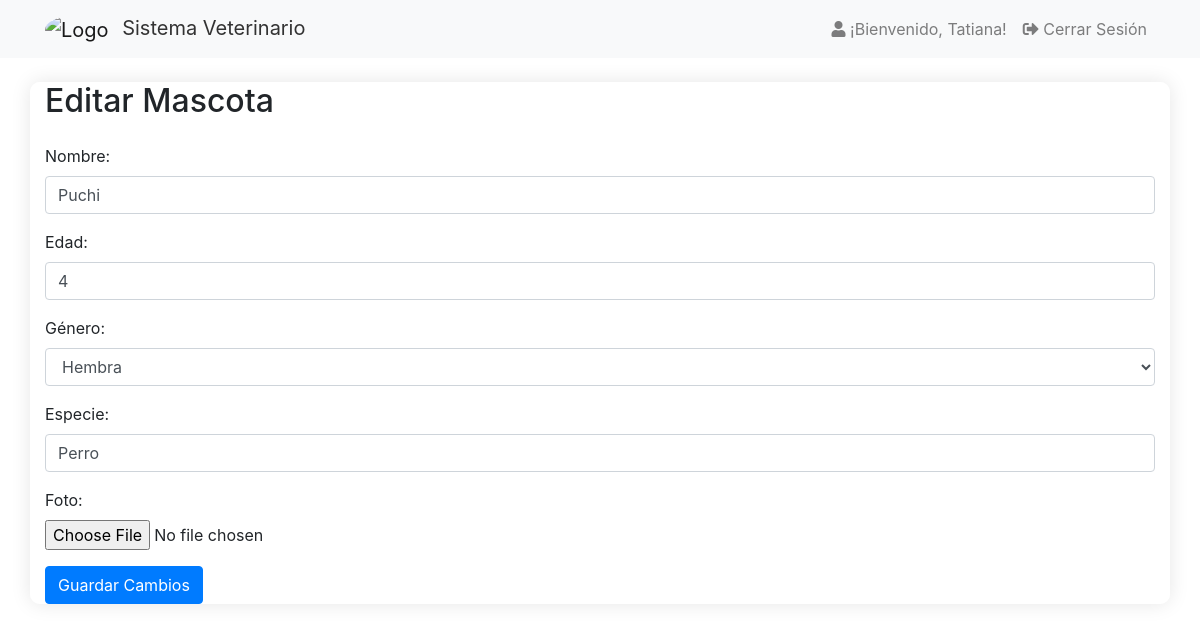
The app's page /views/user_views/editar_mascota.php?id=45 (signed in) with its own data.
### tables this page shows
CREATE TABLE IF NOT EXISTS `paciente` (
  `id_paciente` int NOT NULL AUTO_INCREMENT,
  `id_usuario` int DEFAULT NULL,
  `nombre` varchar(30) DEFAULT NULL,
  `edad` int DEFAULT NULL,
  `genero` enum('macho','hembra','otro') DEFAULT NULL,
  `animal` varchar(40) DEFAULT NULL,
  `foto_nombre` varchar(255) DEFAULT NULL,
  `foto_tipo` varchar(100) DEFAULT NULL,
  `foto_contenido` longblob,
  `foto` varchar(255) DEFAULT NULL,
  PRIMARY KEY (`id_paciente`),
  KEY `id_usuario` (`id_usuario`)
);

### views/user_views/editar_mascota.php (the view, shortened to what this page needs)
<?php
require_once "../../utils/db_connection.php";
if (isset($_GET['id']) && !empty($_GET['id'])) {
    $id_paciente = $_GET['id'];
    $sql = "SELECT * FROM paciente WHERE id_paciente = ?";
    $stmt = $conn->prepare($sql);
    $stmt->bind_param("i", $id_paciente);
    $stmt->execute();
    $result = $stmt->get_result();
    if ($result->num_rows == 1) {
        $mascota = $result->fetch_assoc();
    } else {
        header("Location: dashboard.php");
        exit();
    }
} else {
    header("Location: dashboard.php");
    exit();
}
?>
<!DOCTYPE html>
<html lang="es">
<head>
    <link rel="stylesheet" href="../../css/dashboard.css">
    <link rel="stylesheet" href="https://maxcdn.bootstrapcdn.com/bootstrap/4.5.2/css/bootstrap.min.css">
</head>
<body>
    <?php include '../header.php'; ?>
    <div class="container mt-4" style="background-color: rgba(255, 255, 255, 0.90); border-radius: 10px; box-shadow: 0 0 20px rgba(0, 0, 0, 0.1);">
    <h2 class="mb-4">Editar Mascota</h2>
    <form method="post" enctype="multipart/form-data">
        <div class="form-group">
            <label for="nombre">Nombre:</label>
            <input type="text" class="form-control" id="nombre" name="nombre" value="<?php echo $mascota['nombre']; ?>">
        </div>
        <div class="form-group">
            <label for="edad">Edad:</label>
            <input type="text" class="form-control" id="edad" name="edad" value="<?php echo $mascota['edad']; ?>">
        </div>
        <div class="form-group">
            <label for="genero">Género:</label>
            <select class="form-control" id="genero" name="genero">
                <option value="hembra" <?php if ($mascota['genero'] == 'hembra') echo 'selected'; ?>>Hembra</option>
            </select>
        </div>
        <div class="form-group">
            <label for="animal">Especie:</label>
            <input type="text" class="form-control" id="animal" name="animal" value="<?php echo $mascota['animal']; ?>">
        </div>
        <div class="form-group">
            <label for="foto">Foto:</label>
            <input type="file" class="form-control-file" id="foto" name="foto">
        </div>
        <button type="submit" class="btn btn-primary">Guardar Cambios</button>
    </form>
</div>
</body>
</html>

### css/dashboard.css (style rules this page uses)
body { font-family: Arial, sans-serif; background-image: url("../img/fondo1.jpg"); background-size: cover; }

### records on screen
paciente: nombre "Puchi", edad "4", genero "Hembra", animal "Perro"

### other values on screen
$nombreUsuario "Tatiana"
